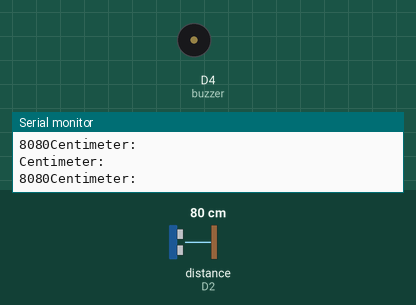
The sketch below on a simulated ESP8266 (NodeMCU). Shown: buzzer (waves = sounding, pin HIGH), the last lines printed to the serial monitor. Wiring (inferred from the names in the program): ultrasonic range finder: trigger D0; echo D2. The test bench sets the inputs (shaded band); at power-on: distance to the obstacle (sensor on D2) 80 cm. The echo pulse lasts 58.3 µs per cm; WiFi joins after 1.5 s; servers stay silent unless stated; pins used as bus, display or sensor lines are not drawn.

Above: at 3.0 s.
3.1 s: distance to the obstacle (sensor on D2) set to 17 cm
6.1 s: distance to the obstacle (sensor on D2) set to 14 cm
At 6.85 s:
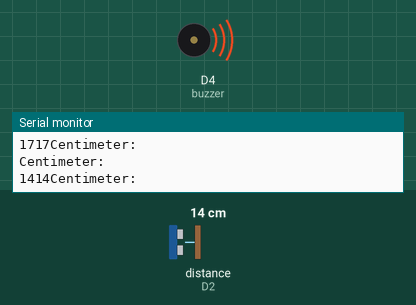
9.1 s: distance to the obstacle (sensor on D2) set to 18 cm
At 9.6 s:
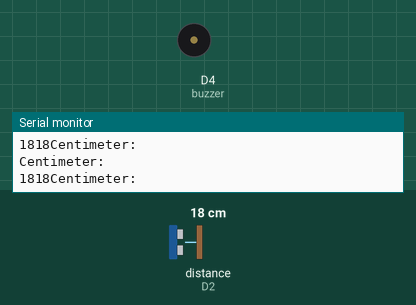
10.6 s: distance to the obstacle (sensor on D2) set to 9 cm
At 11.09 s:
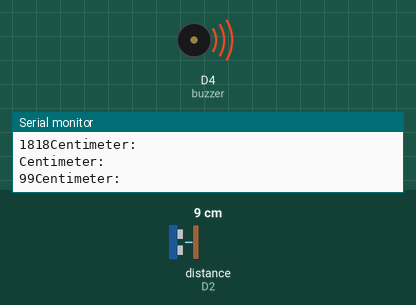
Timing chart, 0 to 14.6 s (numbered marks = the images above; inputs shaded):
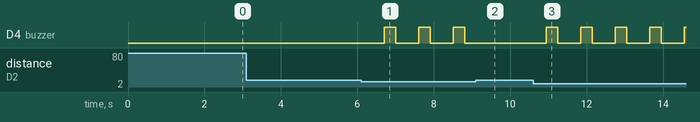

The sketch:

water_level_indicator.ino
```cpp
/* Mahmudul Islam
 * EEE,Bangladesh University of Engineering and Technology (BUET)
 * Email: mahmudulislam299@gmail.com
 */

#define TRIGGER D0
#define ECHO    D2
#define buzzer  D4

// NodeMCU Pin D0 > TRIGGER | Pin D2 > ECHO

#define BLYNK_PRINT Serial    // Comment this out to disable prints and save space
#include <ESP8266WiFi.h>
#include <BlynkSimpleEsp8266.h>


char auth[] = " *************************";

// Your WiFi credentials.
// Set password to "" for open networks.
char ssid[] = "*******";
char pass[] = "**********";
int distanceVals[8] = {5, 10, 15, 20, 25, 30, 35, 300};
void setup() {

  Serial.begin (9600);
  Blynk.begin(auth, ssid, pass);
  pinMode(TRIGGER, OUTPUT);
  pinMode(ECHO, INPUT);
  pinMode(BUILTIN_LED, OUTPUT);
  pinMode(buzzer,OUTPUT);
}

void loop() {

  long duration, distance;
  digitalWrite(TRIGGER, LOW);
  delayMicroseconds(2);

  digitalWrite(TRIGGER, HIGH);
  delayMicroseconds(10);

  digitalWrite(TRIGGER, LOW);
  duration = pulseIn(ECHO, HIGH);
  distance = (duration/2) / 29.1;

  Serial.println("Centimeter: ");
  Serial.print(distance);

  Blynk.virtualWrite(V8, distance);
  delay(200);
  Blynk.run();

 Serial.print(distance);
 Serial.println("Centimeter:");
  Blynk.virtualWrite(V9, distance);
  delay(100);
  Blynk.run();


   if (distance <=distanceVals[0]) {
    Blynk.virtualWrite(V0, 255);

}
  else {
    Blynk.virtualWrite(V0, 0);
  }

 if (distance <= distanceVals[1]) {
    Blynk.virtualWrite(V1, 255);
}
  else {
    Blynk.virtualWrite(V1, 0);
  }

   if (distance <= distanceVals[2]) {
    Blynk.virtualWrite(V2, 255);

}
  else {
    Blynk.virtualWrite(V2, 0);
  }
//*************************************************************************
  if (distance > distanceVals[0] && distance <= distanceVals[2]) {
    digitalWrite(buzzer,HIGH);
    delay(300);
    digitalWrite(buzzer,LOW);
    delay(300);
    }
if (distance >0 && distance <= distanceVals[0]) {
    digitalWrite(buzzer,HIGH);
    delay(150);
    digitalWrite(buzzer,LOW);
    delay(150);
    }


//****************************************

   if (distance <= distanceVals[3]) {
    Blynk.virtualWrite(V3, 255);
}
  else {
    Blynk.virtualWrite(V3, 0);
  }

   if (distance <= distanceVals[4]) {
    Blynk.virtualWrite(V4, 255);
}
  else {
    Blynk.virtualWrite(V4, 0);
  }

   if (distance <= distanceVals[5]) {
    Blynk.virtualWrite(V5, 255);
}
  else {
    Blynk.virtualWrite(V5, 0);
  }

   if (distance <= distanceVals[6]) {
    Blynk.virtualWrite(V6, 255);
}
  else {
    Blynk.virtualWrite(V6, 0);
  }


   if (distance <= distanceVals[7]) {
    Blynk.virtualWrite(V7, 255);
}
  else {
    Blynk.virtualWrite(V7, 0);
  }


}
```

Measured:
- the behaviour switches between 16 and 15 cm on distance to the obstacle (sensor on D2) (found by bisection; images 0 and 1)
- after the input at 6.1 s, D4 (buzzer): alternates HIGH for 0.30 s and LOW for 0.60 s, starting after 0.60 s
- after the input at 9.1 s, D4 (buzzer): stays LOW (without the input it goes to HIGH after 0.32 s)
- after the input at 10.6 s, D4 (buzzer): alternates HIGH for 0.30 s and LOW for 0.60 s, starting after 0.34 s
